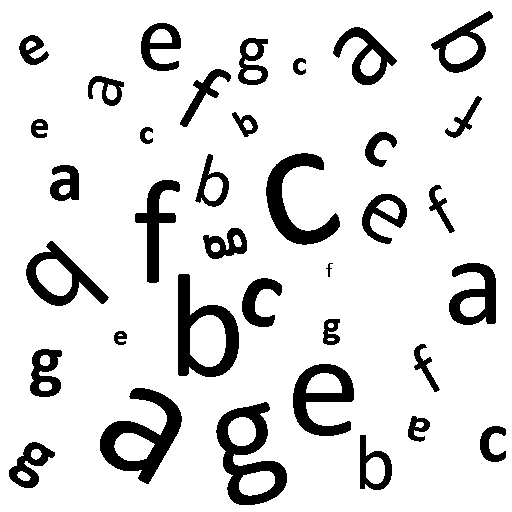
#> input picture IMG/sopa_letras.png, 512 x 512 px
$ jupyter execute Clase_19.ipynb
#> lines starting #> are read from the running program, lines starting #| are printed output that depends on the picture; after the words box and inside, x2 and y2 are one past the last pixel; in counts of white or black regions, pixels touching at a corner belong together; long printed decimals are rounded
# Reconocimiento de Patrones en Imagenes - Clase 19

## Clasificador Inexperto de Bayes

[cell 1]
import pandas as pd
#dataset tennis
data= {
    "Día": [1, 2, 3, 4 , 5, 6, 7, 8, 9, 10, 11, 12, 13, 14],
    "Clima": ["Soleado", "Soleado", "Cubierto", "Lluvia", "Lluvia", "Lluvia", "Cubierto", "Soleado", "Soleado", "Lluvia", "Soleado", "Cubierto", "Cubierto", "Lluvia"],
    "Temperatura": ["Calor", "Calor", "Calor", "Media", "Fria", "Fria", "Fria", "Media", "Fria", "Media", "Media", "Media", "Calor", "Media"],
    "Humedad": ["Alta", "Alta", "Alta", "Alta", "Normal", "Normal", "Normal", "Alta", "Normal", "Normal", "Normal", "Alta", "Normal", "Alta"],
    "Viento": ["Débil", "Fuerte", "Débil", "Débil", "Débil", "Fuerte", "Fuerte", "Débil", "Débil", "Débil", "Fuerte", "Fuerte", "Débil", "Fuerte"],
    "¿Juego Tenis?": ["NO", "NO", "SI", "SI", "SI", "NO", "SI", "NO", "SI", "SI", "SI", "SI", "SI", "NO"]
}

df = pd.DataFrame(data)

[cell 2]
# clasificador inexpetro de bayes

# probabilidades previas
prior_yes = len(df[df["¿Juego Tenis?"] == "SI"]) / len(df)
prior_no = len(df[df["¿Juego Tenis?"] == "NO"]) / len(df)

def likelihood(feature, value, outcome):
    subset = df[df["¿Juego Tenis?"] == outcome]
    return len(subset[subset[feature] == value]) / len(subset) if len(subset) > 0 else 0

def predict(clima, temperatura, humedad, viento):
    likelihood_yes = (likelihood("Clima", clima, "SI") *
                      likelihood("Temperatura", temperatura, "SI") *
                      likelihood("Humedad", humedad, "SI") *
                      likelihood("Viento", viento, "SI"))

    likelihood_no = (likelihood("Clima", clima, "NO") *
                     likelihood("Temperatura", temperatura, "NO") *
                     likelihood("Humedad", humedad, "NO") *
                     likelihood("Viento", viento, "NO"))

    posterior_yes = likelihood_yes * prior_yes
    posterior_no = likelihood_no * prior_no

    if posterior_yes > posterior_no:
        return "SI"
    else:
        return "NO"

# Ejemplo de predicción
clima_input = "Soleado"
temperatura_input = "Media"
humedad_input = "Alta"
viento_input = "Débil"

resultado = predict(clima_input, temperatura_input, humedad_input, viento_input)
print(f"¿Se jugará tenis con Clima: {clima_input}, Temperatura: {temperatura_input}, Humedad: {humedad_input}, Viento: {viento_input}? Resultado: {resultado}")

[cell 3]
datos = {
    "dia": [1, 2, 3, 4 , 5, 6, 7, 8, 9, 10, 11, 12, 13, 14],
    "clima": ["Soleado", "Soleado", "Cubierto", "Lluvia", "Lluvia", "Lluvia", "Cubierto", "Soleado", "Soleado", "Lluvia", "Soleado", "Cubierto", "Cubierto", "Lluvia"],
    "temperatura": ["Calor", "Calor", "Calor", "Media", "Fria", "Fria", "Fria", "Media", "Fria", "Media", "Media", "Media", "Calor", "Media"],
    "humedad": ["Alta", "Alta", "Alta", "Alta", "Normal", "Normal", "Normal", "Alta", "Normal", "Normal", "Normal", "Alta", "Normal", "Alta"],
    "viento": ["Débil", "Fuerte", "Débil", "Débil", "Débil", "Fuerte", "Fuerte", "Débil", "Débil", "Débil", "Fuerte", "Fuerte", "Débil", "Fuerte"],
    "juego_tenis": ["NO", "NO", "SI", "SI", "SI", "NO", "SI", "NO", "SI", "SI", "SI", "SI", "SI", "NO"]
}

dframe = pd.DataFrame(datos)

[cell 4]
#Clasificador inexpetro de bayes con correccion de laplace

# probabilidades previas (con corrección de Laplace)
prior_yes = (len(dframe[dframe["juego_tenis"] == "SI"]) + 1) / (len(dframe) + 2)
prior_no = (len(dframe[dframe["juego_tenis"] == "NO"]) + 1) / (len(dframe) + 2)

def likelihood(feature, value, outcome):
    subset = dframe[dframe["juego_tenis"] == outcome]
    return (len(subset[subset[feature] == value]) + 1) / (len(subset) + len(dframe[feature].unique())) if len(subset) > 0 else 0

def predict(clima, temperatura, humedad, viento):
    likelihood_yes = (likelihood("clima", clima, "SI") *
                      likelihood("temperatura", temperatura, "SI") *
                      likelihood("humedad", humedad, "SI") *
                      likelihood("viento", viento, "SI"))

    likelihood_no = (likelihood("clima", clima, "NO") *
                     likelihood("temperatura", temperatura, "NO") *
                     likelihood("humedad", humedad, "NO") *
                     likelihood("viento", viento, "NO"))

    posterior_yes = likelihood_yes * prior_yes
    posterior_no = likelihood_no * prior_no

    if posterior_yes > posterior_no:
        return "SI"
    else:
        return "NO"

# Ejemplo de predicción
clima_input = "Soleado"
temperatura_input = "Media"
humedad_input = "Alta"
viento_input = "Débil"

resultado = predict(clima_input, temperatura_input, humedad_input, viento_input)
print(f"¿Se jugará tenis con Clima: {clima_input}, Temperatura: {temperatura_input}, Humedad: {humedad_input}, Viento: {viento_input}? Resultado: {resultado}")

##

## clasificacion con NaiveBayes

Características:
- Dataset: Imagen con Letras
- Features: Momentos invariantes de Hu
- Validación Cruzada

[cell 5]
import cv2
import numpy as  np
import pandas as pd
import matplotlib.pyplot as plt
from skimage.measure import label, regionprops
from sklearn.naive_bayes import GaussianNB
from sklearn.model_selection import KFold, cross_val_score, cross_val_predict
from sklearn.metrics import confusion_matrix
from sklearn.metrics import ConfusionMatrixDisplay

# Leemos la imagen y la clase
img = cv2.imread('../IMG/sopa_letras.png')
#> img is the input picture: shape (512, 512, 3); 86.8% white; 36 black regions, largest, box (x1, y1, x2, y2) and area: (216, 402, 287, 505) 3031, (100, 388, 182, 484) 3013, (178, 274, 239, 377) 2693
clase = pd.read_csv('../IMG/clase_letras.csv')
#> (reads IMG/clase_letras.csv from the repository)
gray = cv2.cvtColor(img, cv2.COLOR_BGR2GRAY)
bw = (gray< 1)*1
#> bw: shape (512, 512) int64; values 0 (black) and 1 (white), 13.2% white; 36 white regions

# transformamos la imagen en objetos y extraemos las estadísticas por region
regiones = label(bw)
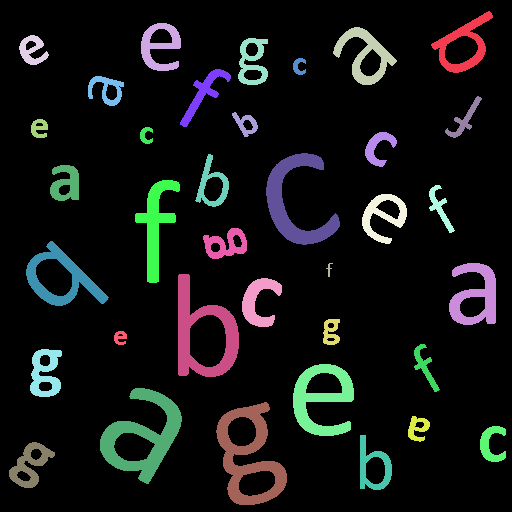
#> regiones: shape (512, 512) int64; 37 distinct labels, from 0 to 36; one colour per label, 0 black
sts = regionprops(label_image=regiones)
#> sts = 36 regions; largest, box (x1, y1, x2, y2) and area: (216, 402, 287, 505) 3031, (100, 388, 182, 484) 3013, (178, 274, 239, 377) 2693, (266, 153, 340, 245) 2397, (293, 364, 354, 436) 2129
plt.figure()
plt.imshow(regiones, cmap='jet')

# extraemos los descriptores
data = []
cont = 1
for region in sts:
    xy= region.centroid
    hu = region.moments_hu
    data.append(hu)
    cont +=1
#> this loop made 36 passes
#> xy on passes 1, 2, 3, 4, 5, 8, 9, 10, 11, 13, 14, 15: (44.28, 463.1), (46.24, 159.4), (54.78, 364.9), (49.94, 31.91), (61.23, 252), (88.97, 106.1), (119.6, 464.2), (123.6, 245.3), (128, 38.77), (147.1, 377.9), (201.7, 294.8), (184.4, 211.7)
#> (xy, hu) on passes 6, 7, 12: ((66, 298.5), [0.292, 0.0103, 0.00252, 0.000852, -1.25e-06, -8.66e-05, 0]), ((93.06, 203.2), [0.534, 0.213, 0.0252, 0.00809, 0.000104, 0.0028, -5.12e-05]), ((135, 145.5), [0.292, 0.0103, 0.00252, 0.000852, -1.25e-06, -8.66e-05, 0])
#> after the loop, cont = 37; data = 36 items

# construimos el dataset
X = np.vstack(data)

# print(X)
y = clase.to_numpy().ravel()

# Clasificador Naïve  Bayes
model = GaussianNB()

# k-cross validation
k_fold = KFold(n_splits=5 , shuffle=True, random_state=None)

#no necesario..obtener indices
indices = k_fold.split(X)

# evaluación del modelo
scores =  cross_val_score(model, X, y, cv=k_fold, n_jobs=1)
#> scores = [0.75, 0.714, 0.857, 1, 0.571]
y_pred =  cross_val_predict(model, X, y, cv=k_fold, n_jobs=1)
#> y_pred = 36 values, max 5 at index 4, min 0 at index 2, mean 2.47
print(f'Rendimiento promedio clasificador:{scores.mean()}')
#| Rendimiento promedio clasificador:0.7786

[cell 6]
#resultados finales
plt.figure()
plt.imshow(regiones, cmap='jet')
letras ={0:'a', 1:'b', 2:'c', 3:'e', 4:'f', 5:'g'}
for region, clase in zip(sts, y_pred):
    xy= region.centroid
    plt.plot([xy[1],xy[1]+20], [xy[0],xy[0]+10], color='red')
    plt.text(xy[1]+20, xy[0]+20, f'{letras[clase]}', bbox=dict(facecolor='yellow', alpha=0.4))
#> this loop made 36 passes
#> (clase, xy) on passes 1 to 12: (1, (44.28, 463.1)), (3, (46.24, 159.4)), (0, (54.78, 364.9)), (3, (49.94, 31.91)), (5, (61.23, 252)), (2, (66, 298.5)), (4, (93.06, 203.2)), (0, (88.97, 106.1)), (4, (119.6, 464.2)), (2, (123.6, 245.3)), (3, (128, 38.77)), (2, (135, 145.5))

# matriz de confusión
conf_mat = confusion_matrix(y, y_pred)
#> conf_mat = [[4, 0, 0, 2, 0, 0], [0, 4, 2, 0, 0, 0], [0, 0, 5, 0, 1, 0], [2, 0, 0, 4, 0, 0], [0, 0, 1, 0, 5, 0], [0, 0, 1, 0, 0, 5]]
disp = ConfusionMatrixDisplay(confusion_matrix=conf_mat, display_labels=['a', 'b', 'c', 'e', 'f', 'g'])
disp.plot()
plt.show()
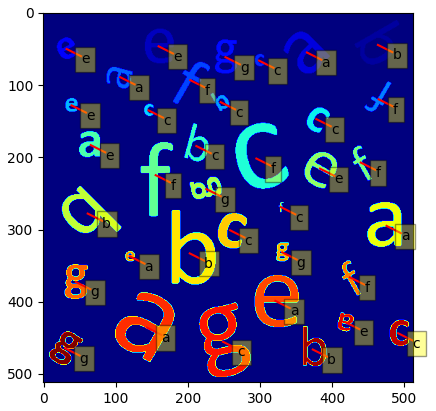
#> figure drawn by matplotlib, 1 panel
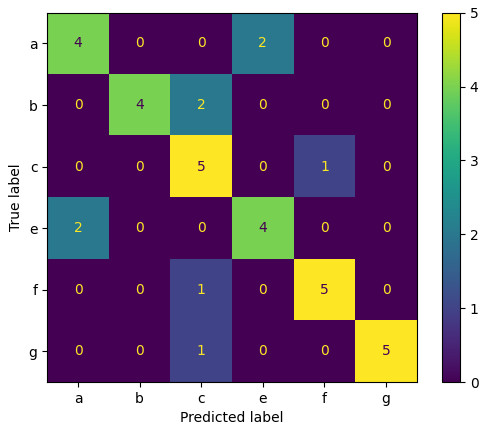
#> figure drawn by matplotlib, 2 panels

[cell 7]
# graficos
plt.figure()
plt.bar(x=np.arange(len(scores)), height= scores)
plt.title('Accuracy')
plt.show()
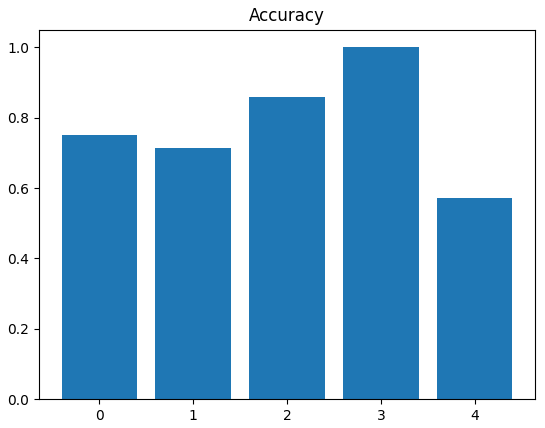
#> figure drawn by matplotlib, 1 panel; tallest bar 1 high, from x = 2.6 to 3.4
